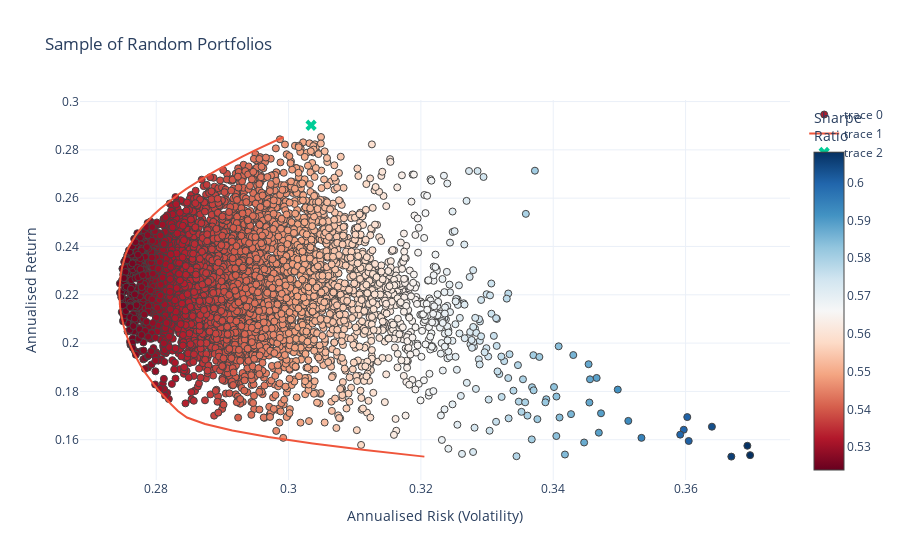

Notebook code cell kept with this figure:
### Code cell
fig = go.Figure()
fig.add_trace(go.Scatter(x=a[1], 
                         y=a[0], 
                      #- Add color scale for sharpe ratio   
                      marker=dict(color=(a[1]-risk_free_rate)/(a[1]**0.5), 
                                  showscale=True, 
                                  size=7,
                                  line=dict(width=1),
                                  colorscale="RdBu",
                                  colorbar=dict(title="Sharpe<br>Ratio")
                                 ), 
                      mode='markers'))
fig.add_trace(go.Scatter(
    x=target_stds, y=target_rs, mode="lines"
)

)
fig.add_trace(go.Scatter(x=[ptf_stats(optimal_sharpe_weights)['volatility']],y=[ptf_stats(optimal_sharpe_weights)['return']],marker=dict(symbol="x",size=10),mode="markers"))
#- Add title/labels
fig.update_layout(template='plotly_white',
                  xaxis=dict(title='Annualised Risk (Volatility)'),
                  yaxis=dict(title='Annualised Return'),
                  title='Sample of Random Portfolios',
                  coloraxis_colorbar=dict(title="Sharpe Ratio"))

### Figure 1 — Plotly figure (JSON) as saved in the notebook; plotly's stock layout.template omitted (floating-point values rounded to 4 significant figures; data arrays with more than 128 entries replaced by an {"elided": "..."} marker saying what was removed)
{"data": [{"marker": {"color": {"elided": "5000 float values"}, "colorbar": {"title": {"text": "Sharpe<br>Ratio"}}, "colorscale": [[0, "rgb(103,0,31)"], [0.1, "rgb(178,24,43)"], [0.2, "rgb(214,96,77)"], [0.3, "rgb(244,165,130)"], [0.4, "rgb(253,219,199)"], [0.5, "rgb(247,247,247)"], [0.6, "rgb(209,229,240)"], [0.7, "rgb(146,197,222)"], [0.8, "rgb(67,147,195)"], [0.9, "rgb(33,102,172)"], [1, "rgb(5,48,97)"]], "line": {"width": 1}, "showscale": true, "size": 7}, "mode": "markers", "type": "scatter", "x": {"elided": "5000 float values"}, "y": {"elided": "5000 float values"}}, {"mode": "lines", "type": "scatter", "x": [0.3205, 0.3115, 0.3037, 0.2969, 0.2915, 0.2874, 0.2846, 0.2833, 0.2823, 0.2814, 0.2805, 0.2797, 0.2789, 0.2782, 0.2776, 0.2771, 0.2765, 0.2761, 0.2757, 0.2754, 0.2751, 0.2749, 0.2747, 0.2745, 0.2745, 0.2744, 0.2745, 0.2745, 0.2747, 0.2748, 0.2751, 0.2754, 0.2758, 0.2763, 0.277, 0.2777, 0.2786, 0.2795, 0.2806, 0.2818, 0.2831, 0.2845, 0.286, 0.2876, 0.2893, 0.2911, 0.293, 0.295, 0.2971, 0.2993], "y": [0.153, 0.1557, 0.1584, 0.1611, 0.1638, 0.1665, 0.1692, 0.1719, 0.1746, 0.1773, 0.18, 0.1827, 0.1854, 0.1881, 0.1908, 0.1935, 0.1962, 0.1989, 0.2016, 0.2043, 0.207, 0.2097, 0.2124, 0.2151, 0.2178, 0.2205, 0.2232, 0.2259, 0.2286, 0.2313, 0.234, 0.2367, 0.2394, 0.2421, 0.2448, 0.2475, 0.2502, 0.2529, 0.2556, 0.2583, 0.261, 0.2637, 0.2664, 0.2691, 0.2718, 0.2745, 0.2772, 0.2799, 0.2826, 0.2853]}, {"marker": {"size": 10, "symbol": "x"}, "mode": "markers", "type": "scatter", "x": [0.3034], "y": [0.2902]}], "layout": {"coloraxis": {"colorbar": {"title": {"text": "Sharpe Ratio"}}}, "title": {"text": "Sample of Random Portfolios"}, "xaxis": {"title": {"text": "Annualised Risk (Volatility)"}}, "yaxis": {"title": {"text": "Annualised Return"}}}}
